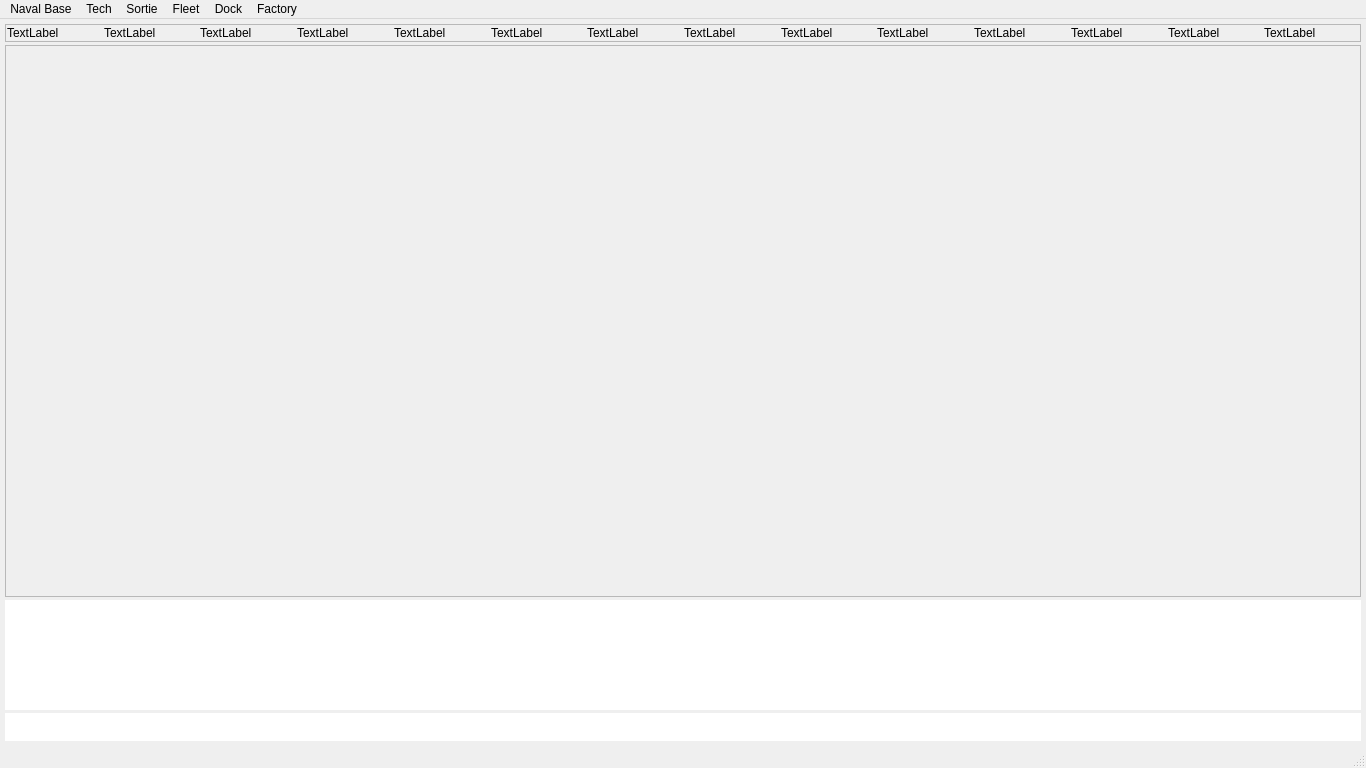
<?xml version="1.0" encoding="UTF-8"?>
<ui version="4.0" idbasedtr="true">
 <class>MainWindow</class>
 <widget class="QMainWindow" name="MainWindow">
  <property name="geometry">
   <rect>
    <x>0</x>
    <y>0</y>
    <width>1366</width>
    <height>768</height>
   </rect>
  </property>
  <property name="windowTitle">
   <string id="mainwindow-title">FleetMemories</string>
  </property>
  <property name="styleSheet">
   <string notr="true"/>
  </property>
  <widget class="QWidget" name="centralwidget">
   <property name="styleSheet">
    <string notr="true"/>
   </property>
   <layout class="QVBoxLayout" name="verticalLayout">
    <property name="spacing">
     <number>3</number>
    </property>
    <property name="leftMargin">
     <number>5</number>
    </property>
    <property name="topMargin">
     <number>5</number>
    </property>
    <property name="rightMargin">
     <number>5</number>
    </property>
    <property name="bottomMargin">
     <number>5</number>
    </property>
    <item>
     <widget class="QFrame" name="ResourcesBar">
      <property name="sizePolicy">
       <sizepolicy hsizetype="Preferred" vsizetype="Maximum">
        <horstretch>0</horstretch>
        <verstretch>1</verstretch>
       </sizepolicy>
      </property>
      <property name="frameShape">
       <enum>QFrame::StyledPanel</enum>
      </property>
      <property name="frameShadow">
       <enum>QFrame::Raised</enum>
      </property>
      <layout class="QHBoxLayout" name="horizontalLayout_2">
       <property name="spacing">
        <number>2</number>
       </property>
       <property name="leftMargin">
        <number>1</number>
       </property>
       <property name="topMargin">
        <number>1</number>
       </property>
       <property name="rightMargin">
        <number>1</number>
       </property>
       <property name="bottomMargin">
        <number>1</number>
       </property>
       <item>
        <widget class="QLabel" name="OilLabel">
         <property name="text">
          <string>TextLabel</string>
         </property>
        </widget>
       </item>
       <item>
        <widget class="QLabel" name="OilCount">
         <property name="text">
          <string>TextLabel</string>
         </property>
        </widget>
       </item>
       <item>
        <widget class="QLabel" name="ExploLabel">
         <property name="text">
          <string>TextLabel</string>
         </property>
        </widget>
       </item>
       <item>
        <widget class="QLabel" name="ExploCount">
         <property name="text">
          <string>TextLabel</string>
         </property>
        </widget>
       </item>
       <item>
        <widget class="QLabel" name="SteelLabel">
         <property name="text">
          <string>TextLabel</string>
         </property>
        </widget>
       </item>
       <item>
        <widget class="QLabel" name="SteelCount">
         <property name="text">
          <string>TextLabel</string>
         </property>
        </widget>
       </item>
       <item>
        <widget class="QLabel" name="RubberLabel">
         <property name="text">
          <string>TextLabel</string>
         </property>
        </widget>
       </item>
       <item>
        <widget class="QLabel" name="RubberCount">
         <property name="text">
          <string>TextLabel</string>
         </property>
        </widget>
       </item>
       <item>
        <widget class="QLabel" name="AluminumLabel">
         <property name="text">
          <string>TextLabel</string>
         </property>
        </widget>
       </item>
       <item>
        <widget class="QLabel" name="AluminumCount">
         <property name="text">
          <string>TextLabel</string>
         </property>
        </widget>
       </item>
       <item>
        <widget class="QLabel" name="TungstenLabel">
         <property name="text">
          <string>TextLabel</string>
         </property>
        </widget>
       </item>
       <item>
        <widget class="QLabel" name="TungstenCount">
         <property name="text">
          <string>TextLabel</string>
         </property>
        </widget>
       </item>
       <item>
        <widget class="QLabel" name="ChromiumLabel">
         <property name="text">
          <string>TextLabel</string>
         </property>
        </widget>
       </item>
       <item>
        <widget class="QLabel" name="ChromiumCount">
         <property name="text">
          <string>TextLabel</string>
         </property>
        </widget>
       </item>
      </layout>
     </widget>
    </item>
    <item>
     <widget class="QFrame" name="MainArea">
      <property name="sizePolicy">
       <sizepolicy hsizetype="Preferred" vsizetype="Preferred">
        <horstretch>0</horstretch>
        <verstretch>40</verstretch>
       </sizepolicy>
      </property>
      <property name="styleSheet">
       <string notr="true"/>
      </property>
      <property name="frameShape">
       <enum>QFrame::StyledPanel</enum>
      </property>
      <property name="frameShadow">
       <enum>QFrame::Raised</enum>
      </property>
      <property name="lineWidth">
       <number>0</number>
      </property>
      <layout class="QHBoxLayout" name="horizontalLayout">
       <item>
        <widget class="QWidget" name="License" native="true">
         <property name="sizePolicy">
          <sizepolicy hsizetype="Expanding" vsizetype="Expanding">
           <horstretch>1</horstretch>
           <verstretch>0</verstretch>
          </sizepolicy>
         </property>
         <property name="minimumSize">
          <size>
           <width>0</width>
           <height>0</height>
          </size>
         </property>
         <property name="styleSheet">
          <string notr="true"/>
         </property>
         <layout class="QVBoxLayout" name="verticalLayout_2"/>
        </widget>
       </item>
       <item>
        <widget class="QWidget" name="LoginScreen" native="true">
         <property name="sizePolicy">
          <sizepolicy hsizetype="Minimum" vsizetype="Minimum">
           <horstretch>1</horstretch>
           <verstretch>0</verstretch>
          </sizepolicy>
         </property>
         <property name="minimumSize">
          <size>
           <width>1</width>
           <height>0</height>
          </size>
         </property>
         <property name="styleSheet">
          <string notr="true"/>
         </property>
         <layout class="QGridLayout" name="gridLayout_2"/>
        </widget>
       </item>
       <item>
        <widget class="QWidget" name="PortArea" native="true">
         <property name="sizePolicy">
          <sizepolicy hsizetype="Minimum" vsizetype="Expanding">
           <horstretch>1</horstretch>
           <verstretch>0</verstretch>
          </sizepolicy>
         </property>
         <property name="minimumSize">
          <size>
           <width>1</width>
           <height>0</height>
          </size>
         </property>
         <property name="styleSheet">
          <string notr="true"/>
         </property>
         <layout class="QHBoxLayout" name="horizontalLayout_4"/>
        </widget>
       </item>
       <item>
        <widget class="QWidget" name="TechArea" native="true"/>
       </item>
       <item>
        <widget class="QWidget" name="FactoryArea" native="true">
         <property name="sizePolicy">
          <sizepolicy hsizetype="Minimum" vsizetype="Minimum">
           <horstretch>1</horstretch>
           <verstretch>0</verstretch>
          </sizepolicy>
         </property>
         <property name="minimumSize">
          <size>
           <width>1</width>
           <height>0</height>
          </size>
         </property>
         <property name="styleSheet">
          <string notr="true"/>
         </property>
         <layout class="QGridLayout" name="gridLayout_3"/>
        </widget>
       </item>
       <item>
        <widget class="QWidget" name="BattleArea" native="true">
         <property name="sizePolicy">
          <sizepolicy hsizetype="Expanding" vsizetype="Expanding">
           <horstretch>0</horstretch>
           <verstretch>0</verstretch>
          </sizepolicy>
         </property>
        </widget>
       </item>
      </layout>
      <zorder>FactoryArea</zorder>
      <zorder>License</zorder>
      <zorder>LoginScreen</zorder>
      <zorder>PortArea</zorder>
      <zorder>TechArea</zorder>
      <zorder>BattleArea</zorder>
     </widget>
    </item>
    <item>
     <widget class="QTextBrowser" name="LogBrowser">
      <property name="sizePolicy">
       <sizepolicy hsizetype="Expanding" vsizetype="Preferred">
        <horstretch>0</horstretch>
        <verstretch>8</verstretch>
       </sizepolicy>
      </property>
      <property name="minimumSize">
       <size>
        <width>0</width>
        <height>5</height>
       </size>
      </property>
      <property name="styleSheet">
       <string notr="true">background-color: rgb(255, 255, 255);
border-style: none;</string>
      </property>
     </widget>
    </item>
    <item>
     <widget class="QTextEdit" name="CommandPrompt">
      <property name="sizePolicy">
       <sizepolicy hsizetype="Expanding" vsizetype="Preferred">
        <horstretch>0</horstretch>
        <verstretch>2</verstretch>
       </sizepolicy>
      </property>
      <property name="minimumSize">
       <size>
        <width>0</width>
        <height>5</height>
       </size>
      </property>
      <property name="tabletTracking">
       <bool>false</bool>
      </property>
      <property name="styleSheet">
       <string notr="true">background-color: rgb(255, 255, 255);
color: rgb(0, 0, 0);
border-style: none;</string>
      </property>
     </widget>
    </item>
   </layout>
  </widget>
  <widget class="QMenuBar" name="menubar">
   <property name="geometry">
    <rect>
     <x>0</x>
     <y>0</y>
     <width>1366</width>
     <height>21</height>
    </rect>
   </property>
   <property name="font">
    <font>
     <pointsize>9</pointsize>
    </font>
   </property>
   <property name="defaultUp">
    <bool>false</bool>
   </property>
   <widget class="QMenu" name="menuSortie">
    <property name="title">
     <string id="menu-sortie">Sortie</string>
    </property>
    <addaction name="actionBattle"/>
   </widget>
   <widget class="QMenu" name="menuFleet">
    <property name="title">
     <string id="menu-fleet">Fleet</string>
    </property>
   </widget>
   <widget class="QMenu" name="menuDock">
    <property name="title">
     <string id="menu-dock">Dock</string>
    </property>
   </widget>
   <widget class="QMenu" name="menuFactory">
    <property name="title">
     <string id="menu-factory">Factory</string>
    </property>
    <addaction name="actionDevelop_Equipment"/>
    <addaction name="actionConstruct_Ships"/>
    <addaction name="actionArsenal"/>
   </widget>
   <widget class="QMenu" name="menuNaval_Base">
    <property name="title">
     <string id="menu-naval-base">Naval Base</string>
    </property>
    <addaction name="actionBack_to_naval_base"/>
    <addaction name="actionLogout"/>
    <addaction name="actionExit"/>
   </widget>
   <widget class="QMenu" name="menuTech">
    <property name="title">
     <string id="menu-tech">Tech</string>
    </property>
    <addaction name="actionView_Tech"/>
   </widget>
   <addaction name="menuNaval_Base"/>
   <addaction name="menuTech"/>
   <addaction name="menuSortie"/>
   <addaction name="menuFleet"/>
   <addaction name="menuDock"/>
   <addaction name="menuFactory"/>
  </widget>
  <widget class="QStatusBar" name="statusbar"/>
  <action name="actionDevelop_Equipment">
   <property name="text">
    <string id="menu-develop">Develop Equipment</string>
   </property>
  </action>
  <action name="actionBack_to_naval_base">
   <property name="text">
    <string id="menu-back-to-naval-base">Back to naval base</string>
   </property>
  </action>
  <action name="actionLogout">
   <property name="text">
    <string id="menu-logout">Logout</string>
   </property>
  </action>
  <action name="actionExit">
   <property name="text">
    <string id="menu-exit">Exit program</string>
   </property>
  </action>
  <action name="actionView_Tech">
   <property name="text">
    <string id="menu-view-tech">View Tech</string>
   </property>
  </action>
  <action name="actionConstruct_Ships">
   <property name="text">
    <string id="menu-construct">Construct Ships</string>
   </property>
  </action>
  <action name="actionArsenal">
   <property name="text">
    <string id="menu-arsenal">Arsenal</string>
   </property>
  </action>
  <action name="actionBattle">
   <property name="text">
    <string id="menu-battle">Battle Maps</string>
   </property>
  </action>
 </widget>
 <tabstops>
  <tabstop>LogBrowser</tabstop>
  <tabstop>CommandPrompt</tabstop>
 </tabstops>
 <resources/>
 <connections/>
 <slots>
  <slot>processCmd()</slot>
  <slot>parseConnectReq()</slot>
  <slot>parseRegReq()</slot>
 </slots>
</ui>
